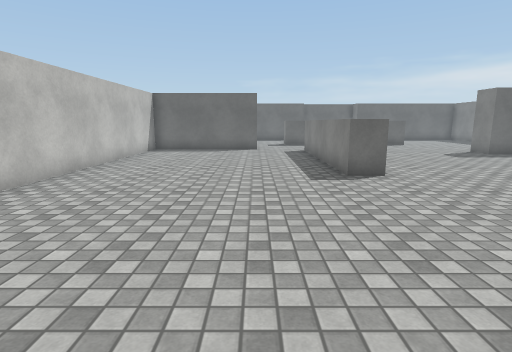
view 1 (above)

18 first-person views from a walk through a scene from a Unity 3-D project. The camera is 1.4 m above the floor, tilts 10° down and sees 80° across. The floor is counted in squares, 1 m on a side. Each view is taken from the middle of a square. On the plan, view 1 faces up. The plan holds only what a view shows up to about 14 squares ahead; the rest is blank. The place goes on beyond the plan. Surface patterns are stand-ins for the level's own textures.

view 2
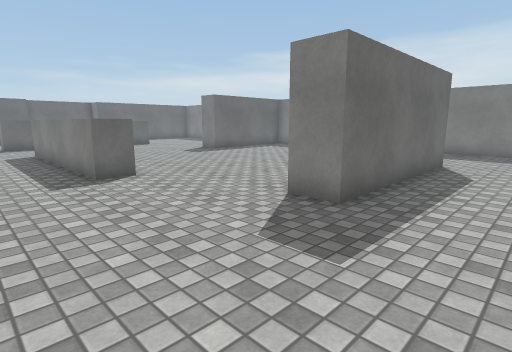

view 3
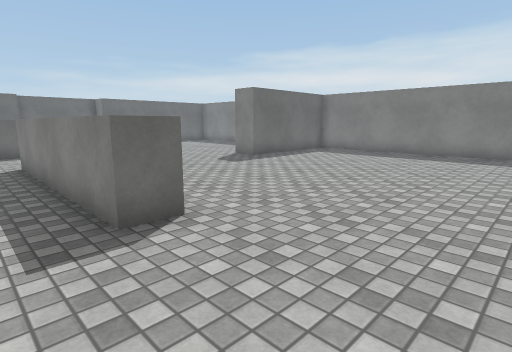

view 4
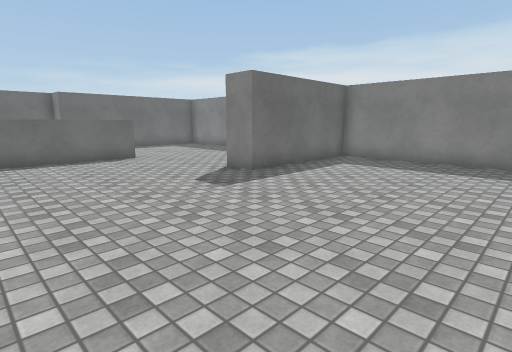

view 5
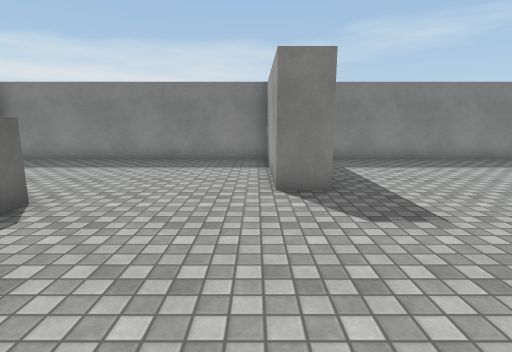

view 6
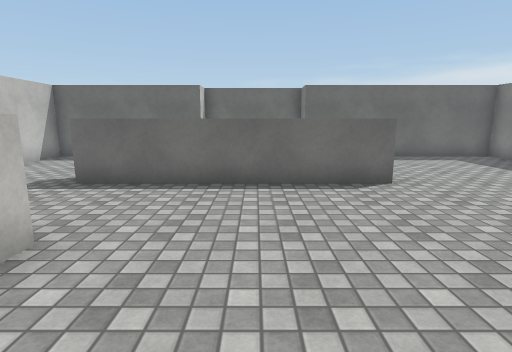

view 7
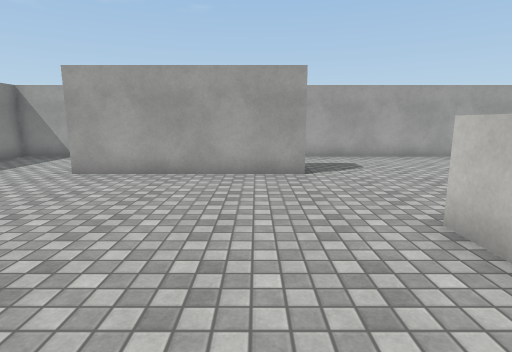

view 8
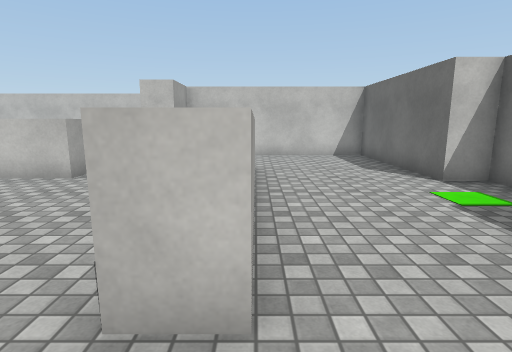

view 9
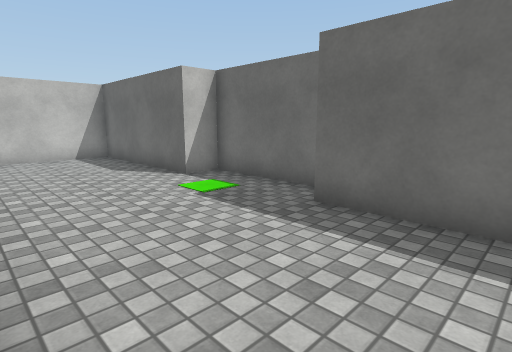

view 10
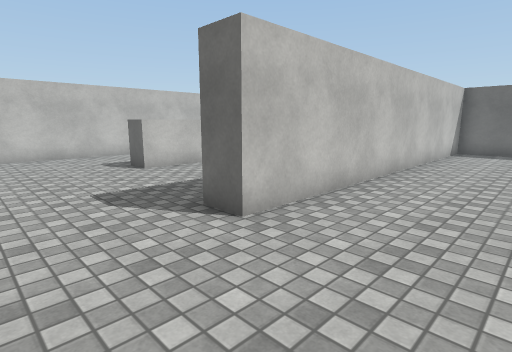

view 11
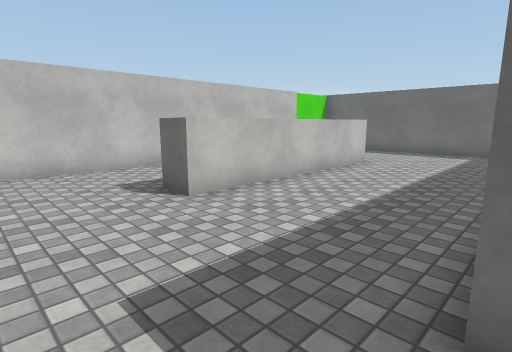

view 12
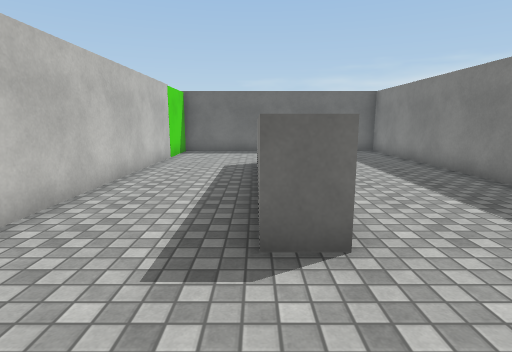

view 13
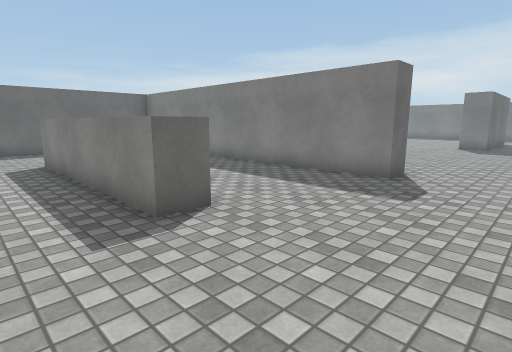

view 14
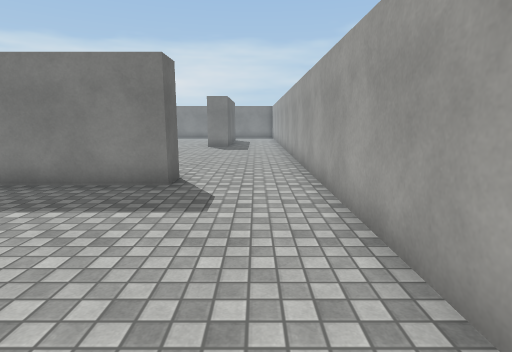

view 15
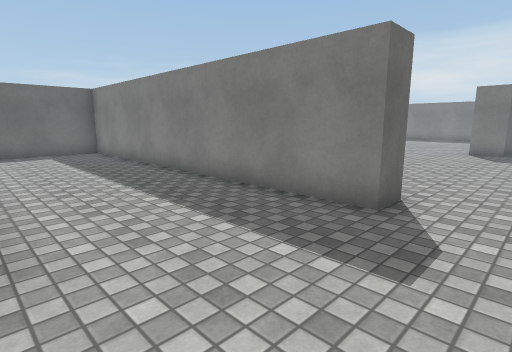

view 16
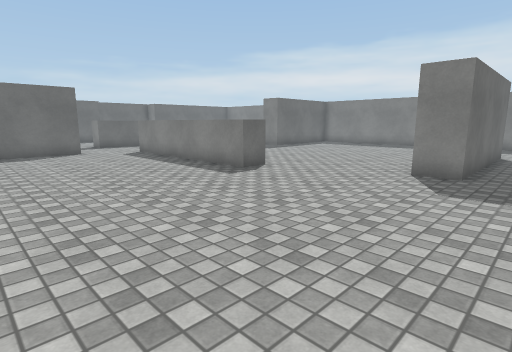

view 17
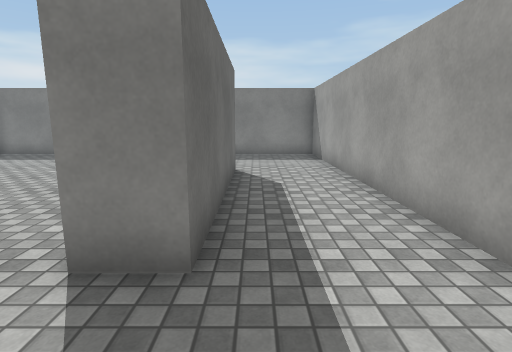

view 18
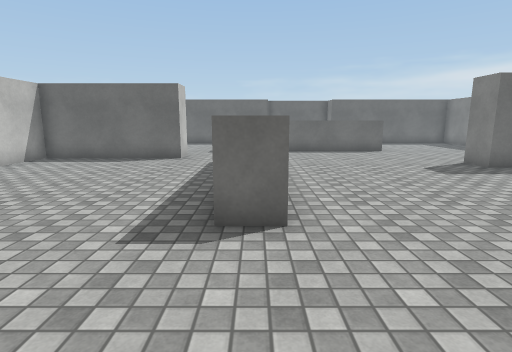

### Floor plan
Key: @ floor where view 1 was taken; # wall or solid block; . floor; ^ raised ledge.
Columns run from 16 left of view 1 to 16 right of it. Each row starts with its distance up from view 1.
 26                     #####
 25               #######...#########
 24               #.................#
 23               #.................#
 22               #.................#
 21               #.................#
 20               #...^^^^^^^^......#
 19                 ..^^^^^^^^......#
 18                 ................#
 17                 #...............#
 16    ##############...............#
 15 #.........##.......^............#
 14 #.........##.......^.......######
 13 #.........##.......^............#
 12 #.........##.......^............#
 11 #...^^....##.......^............#
 10 #...^^....##.......^............#
  9 #...^^....##.......^............#
  8 #...^^....##.......^............#
  7 #...^^....##....................#
  6 #...^^....##....................#
  5 #...^^....##....................#
  4 #....^....##.........#######..  #
  3 #.........##.........#######....#
  2 #...............................#
  1 #...............................#
  0   . ............@...............#
 -1      ############################

Where each view was taken, in squares from view 1:
view 1: 0 up, 0 right, facing up
view 2: 0 up, 0 right, facing up-right
view 3: 4 up, 1 right, facing up-right
view 4: 7 up, 4 right, facing up-right
view 5: 15 up, 4 right, facing right
view 6: 12 up, 6 right, facing up
view 7: 12 up, 6 right, facing down
view 8: 20 up, 11 right, facing left
view 9: 20 up, 11 right, facing up-left
view 10: 0 up, 2 left, facing up-left
view 11: 1 up, 6 left, facing up-left
view 12: 1 up, 12 left, facing up
view 13: 0 up, 14 left, facing up-right
view 14: 1 up, 13 left, facing right
view 15: 1 up, 11 left, facing up-right
view 16: 1 up, 4 left, facing up-right
view 17: 2 up, 2 right, facing right
view 18: 4 up, 3 right, facing up
